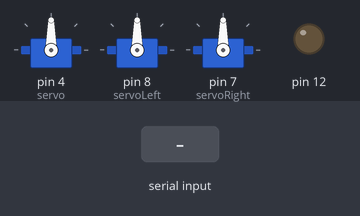
The sketch below on a simulated Arduino Uno, built with avr-gcc and run on an emulated ATmega328P. Parts: 3 × servo, output pins drawn as LEDs (lit = HIGH). The test bench sets the inputs (shaded band).

Above: at 1.2 s.
1.3 s: "f" received over Serial
At 1.42 s:
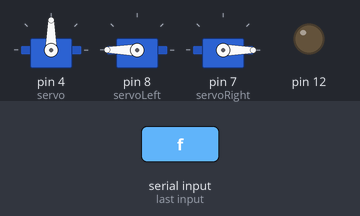
3.0 s: "b" received over Serial
At 3.12 s:
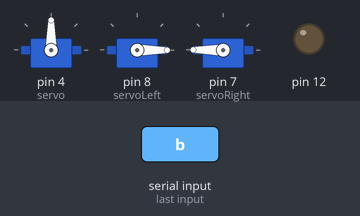
4.7 s: "l" received over Serial
At 4.82 s:
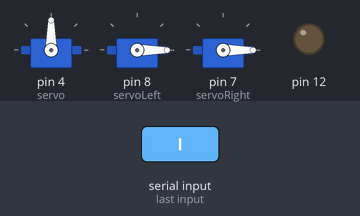
6.4 s: "r" received over Serial
At 6.52 s:
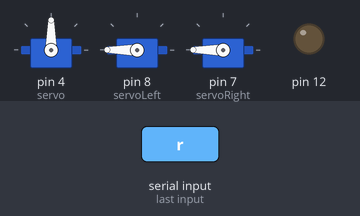
8.1 s: "n" received over Serial
At 9.0 s:
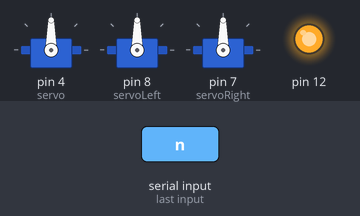
9.6 s: "o" received over Serial
At 10.2 s:
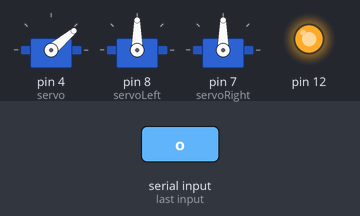
Timing chart, 0 to 12.1 s (numbered marks = the images above; inputs shaded):
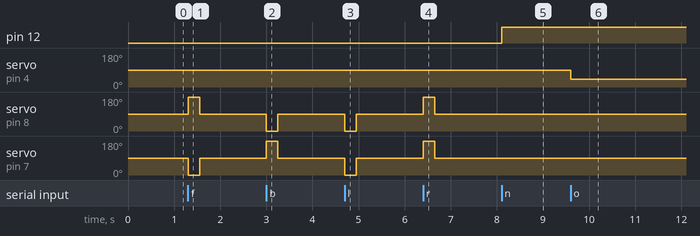

Measured:
- after the input at 1.3 s, servo on pin 8 (servoLeft): 90° → 180° at once, → 90° 0.25 s later; servo on pin 7 (servoRight): 90° → 0° at once, → 90° 0.25 s later
- after the input at 3.0 s, servo on pin 8 (servoLeft): 90° → 0° at once, → 90° 0.25 s later; servo on pin 7 (servoRight): 90° → 180° at once, → 90° 0.25 s later
- after the input at 4.7 s, servo on pin 8 (servoLeft), servo on pin 7 (servoRight): 90° → 0° at once, → 90° 0.25 s later
- after the input at 6.4 s, servo on pin 8 (servoLeft), servo on pin 7 (servoRight): 90° → 180° at once, → 90° 0.25 s later
- after the input at 8.1 s, pin 12: LOW → HIGH at once
- after the input at 9.6 s, servo on pin 4 (servo): 90° → 40° at once

The sketch:

RoboBuba2_code.ino
```cpp
#include <Servo.h>


Servo servo;
Servo servoLeft;
Servo servoRight;
int servoAngle = 0;
char btData = ' ';

void setup() {
  pinMode(12, OUTPUT);
  Serial.begin(9600);
  servo.attach(4);
  servoLeft.attach(8);
  servoRight.attach(7);
  int speed = 0;

}


void loop() {
  btData = Serial.read();
switch (btData)
{
 case 'f':                      // FORWARD
        servoLeft.write(180); // the servos are turned in opposite directions
        servoRight.write(0);
        delay(250);
        servoLeft.write(90);
        servoRight.write(90);
    break;
 case 'b':                    // BACK
        servoLeft.write(0);
        servoRight.write(180);
        delay(250);
        servoLeft.write(90);
        servoRight.write(90);
    break;
 case 'l':                    // LEFT
        servoLeft.write(0);
        servoRight.write(0);
        delay(250);
        servoLeft.write(90);
        servoRight.write(90);
    break;
  case 'r':                   // RIGHT
        servoLeft.write(180);
        servoRight.write(180);
        delay(250);
        servoLeft.write(90);
        servoRight.write(90);
    break;
  case 'n':
    digitalWrite(12, HIGH);    // laser ON
    break;
  case 'm':
    digitalWrite(12, LOW);     // laser OFF
    break;
  case 'c':
    servo.write(90);           // center position - CLOSED
    delay(1000);
    break;
  case 'o':
    servo.write(40);           // OPEN
    delay(1000);
    break;
   default:
    break;
}


}
```
